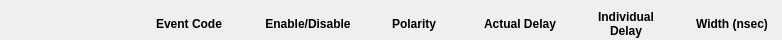
<?xml version="1.0" encoding="UTF-8"?>
<ui version="4.0">
 <class>Form</class>
 <widget class="QWidget" name="Form">
  <property name="geometry">
   <rect>
    <x>0</x>
    <y>0</y>
    <width>782</width>
    <height>40</height>
   </rect>
  </property>
  <property name="sizePolicy">
   <sizepolicy hsizetype="Preferred" vsizetype="Fixed">
    <horstretch>0</horstretch>
    <verstretch>0</verstretch>
   </sizepolicy>
  </property>
  <property name="maximumSize">
   <size>
    <width>16777215</width>
    <height>40</height>
   </size>
  </property>
  <property name="windowTitle">
   <string>Form</string>
  </property>
  <layout class="QHBoxLayout" name="horizontalLayout">
   <property name="leftMargin">
    <number>0</number>
   </property>
   <property name="topMargin">
    <number>0</number>
   </property>
   <property name="rightMargin">
    <number>0</number>
   </property>
   <property name="bottomMargin">
    <number>0</number>
   </property>
   <item>
    <layout class="QGridLayout" name="gridLayout" columnstretch="0,0,0,0,0,0,0">
     <item row="0" column="1">
      <widget class="PyDMLineEdit" name="PyDMLineEdit">
       <property name="enabled">
        <bool>true</bool>
       </property>
       <property name="sizePolicy">
        <sizepolicy hsizetype="MinimumExpanding" vsizetype="Fixed">
         <horstretch>0</horstretch>
         <verstretch>0</verstretch>
        </sizepolicy>
       </property>
       <property name="minimumSize">
        <size>
         <width>100</width>
         <height>0</height>
        </size>
       </property>
       <property name="maximumSize">
        <size>
         <width>16777215</width>
         <height>0</height>
        </size>
       </property>
       <property name="toolTip">
        <string/>
       </property>
       <property name="channel" stdset="0">
        <string>ca://${DEV}:${SYS}_ACCEL_EVCODE</string>
       </property>
      </widget>
     </item>
     <item row="1" column="4">
      <widget class="QLabel" name="label_5">
       <property name="sizePolicy">
        <sizepolicy hsizetype="Minimum" vsizetype="Fixed">
         <horstretch>0</horstretch>
         <verstretch>0</verstretch>
        </sizepolicy>
       </property>
       <property name="minimumSize">
        <size>
         <width>100</width>
         <height>0</height>
        </size>
       </property>
       <property name="font">
        <font>
         <weight>75</weight>
         <bold>true</bold>
        </font>
       </property>
       <property name="text">
        <string>Actual Delay</string>
       </property>
       <property name="textFormat">
        <enum>Qt::PlainText</enum>
       </property>
       <property name="alignment">
        <set>Qt::AlignCenter</set>
       </property>
      </widget>
     </item>
     <item row="0" column="6">
      <widget class="PyDMLabel" name="PyDMLabel_4">
       <property name="enabled">
        <bool>true</bool>
       </property>
       <property name="minimumSize">
        <size>
         <width>100</width>
         <height>0</height>
        </size>
       </property>
       <property name="maximumSize">
        <size>
         <width>16777215</width>
         <height>0</height>
        </size>
       </property>
       <property name="toolTip">
        <string/>
       </property>
       <property name="alignment">
        <set>Qt::AlignCenter</set>
       </property>
       <property name="channel" stdset="0">
        <string>${DEV}:${SYS}_ACCEL_TRGWIDTH</string>
       </property>
      </widget>
     </item>
     <item row="1" column="3">
      <widget class="QLabel" name="label_4">
       <property name="sizePolicy">
        <sizepolicy hsizetype="Minimum" vsizetype="Fixed">
         <horstretch>0</horstretch>
         <verstretch>0</verstretch>
        </sizepolicy>
       </property>
       <property name="minimumSize">
        <size>
         <width>100</width>
         <height>0</height>
        </size>
       </property>
       <property name="font">
        <font>
         <weight>75</weight>
         <bold>true</bold>
        </font>
       </property>
       <property name="text">
        <string>Polarity</string>
       </property>
       <property name="textFormat">
        <enum>Qt::PlainText</enum>
       </property>
       <property name="alignment">
        <set>Qt::AlignCenter</set>
       </property>
      </widget>
     </item>
     <item row="1" column="5">
      <widget class="QLabel" name="label_6">
       <property name="sizePolicy">
        <sizepolicy hsizetype="Minimum" vsizetype="Fixed">
         <horstretch>0</horstretch>
         <verstretch>0</verstretch>
        </sizepolicy>
       </property>
       <property name="minimumSize">
        <size>
         <width>100</width>
         <height>0</height>
        </size>
       </property>
       <property name="font">
        <font>
         <weight>75</weight>
         <bold>true</bold>
        </font>
       </property>
       <property name="text">
        <string>Individual
Delay</string>
       </property>
       <property name="textFormat">
        <enum>Qt::PlainText</enum>
       </property>
       <property name="alignment">
        <set>Qt::AlignCenter</set>
       </property>
      </widget>
     </item>
     <item row="0" column="0">
      <widget class="QLabel" name="label">
       <property name="enabled">
        <bool>true</bool>
       </property>
       <property name="minimumSize">
        <size>
         <width>90</width>
         <height>0</height>
        </size>
       </property>
       <property name="maximumSize">
        <size>
         <width>16777215</width>
         <height>0</height>
        </size>
       </property>
       <property name="text">
        <string>${SYS} ACCL</string>
       </property>
      </widget>
     </item>
     <item row="0" column="2">
      <widget class="PyDMEnumButton" name="PyDMEnumButton">
       <property name="enabled">
        <bool>true</bool>
       </property>
       <property name="sizePolicy">
        <sizepolicy hsizetype="Preferred" vsizetype="Fixed">
         <horstretch>0</horstretch>
         <verstretch>0</verstretch>
        </sizepolicy>
       </property>
       <property name="minimumSize">
        <size>
         <width>0</width>
         <height>0</height>
        </size>
       </property>
       <property name="maximumSize">
        <size>
         <width>16777215</width>
         <height>0</height>
        </size>
       </property>
       <property name="toolTip">
        <string/>
       </property>
       <property name="channel" stdset="0">
        <string>ca://${DEV}:${SYS}_ACCEL_TRGENABLE</string>
       </property>
       <property name="orientation" stdset="0">
        <enum>Qt::Horizontal</enum>
       </property>
       <property name="marginTop" stdset="0">
        <number>0</number>
       </property>
       <property name="marginBottom" stdset="0">
        <number>0</number>
       </property>
       <property name="marginLeft" stdset="0">
        <number>0</number>
       </property>
       <property name="marginRight" stdset="0">
        <number>0</number>
       </property>
       <property name="horizontalSpacing" stdset="0">
        <number>0</number>
       </property>
       <property name="verticalSpacing" stdset="0">
        <number>0</number>
       </property>
      </widget>
     </item>
     <item row="0" column="5">
      <widget class="PyDMLabel" name="PyDMLabel_3">
       <property name="enabled">
        <bool>true</bool>
       </property>
       <property name="sizePolicy">
        <sizepolicy hsizetype="Preferred" vsizetype="Maximum">
         <horstretch>0</horstretch>
         <verstretch>0</verstretch>
        </sizepolicy>
       </property>
       <property name="minimumSize">
        <size>
         <width>100</width>
         <height>0</height>
        </size>
       </property>
       <property name="maximumSize">
        <size>
         <width>16777215</width>
         <height>0</height>
        </size>
       </property>
       <property name="toolTip">
        <string/>
       </property>
       <property name="styleSheet">
        <string notr="true">background-color: red;</string>
       </property>
       <property name="alignment">
        <set>Qt::AlignCenter</set>
       </property>
       <property name="channel" stdset="0">
        <string>ca://${DEV}:${SYS}_DELAY </string>
       </property>
      </widget>
     </item>
     <item row="1" column="6">
      <widget class="QLabel" name="label_8">
       <property name="sizePolicy">
        <sizepolicy hsizetype="Minimum" vsizetype="Fixed">
         <horstretch>0</horstretch>
         <verstretch>0</verstretch>
        </sizepolicy>
       </property>
       <property name="minimumSize">
        <size>
         <width>100</width>
         <height>0</height>
        </size>
       </property>
       <property name="font">
        <font>
         <weight>75</weight>
         <bold>true</bold>
        </font>
       </property>
       <property name="text">
        <string>Width (nsec)</string>
       </property>
       <property name="textFormat">
        <enum>Qt::PlainText</enum>
       </property>
       <property name="alignment">
        <set>Qt::AlignCenter</set>
       </property>
      </widget>
     </item>
     <item row="0" column="4">
      <widget class="PyDMLabel" name="PyDMLabel">
       <property name="enabled">
        <bool>true</bool>
       </property>
       <property name="minimumSize">
        <size>
         <width>100</width>
         <height>0</height>
        </size>
       </property>
       <property name="maximumSize">
        <size>
         <width>16777215</width>
         <height>0</height>
        </size>
       </property>
       <property name="toolTip">
        <string/>
       </property>
       <property name="alignment">
        <set>Qt::AlignCenter</set>
       </property>
       <property name="channel" stdset="0">
        <string>ca://${DEV}:${SYS}_ACCEL_TRGDELAY </string>
       </property>
      </widget>
     </item>
     <item row="1" column="1">
      <widget class="QLabel" name="label_3">
       <property name="sizePolicy">
        <sizepolicy hsizetype="Minimum" vsizetype="Fixed">
         <horstretch>0</horstretch>
         <verstretch>0</verstretch>
        </sizepolicy>
       </property>
       <property name="minimumSize">
        <size>
         <width>100</width>
         <height>0</height>
        </size>
       </property>
       <property name="font">
        <font>
         <weight>75</weight>
         <bold>true</bold>
        </font>
       </property>
       <property name="styleSheet">
        <string notr="true">qproperty-visible: false;</string>
       </property>
       <property name="text">
        <string>Event Code</string>
       </property>
       <property name="textFormat">
        <enum>Qt::PlainText</enum>
       </property>
       <property name="alignment">
        <set>Qt::AlignCenter</set>
       </property>
      </widget>
     </item>
     <item row="1" column="2">
      <widget class="QLabel" name="label_7">
       <property name="sizePolicy">
        <sizepolicy hsizetype="Minimum" vsizetype="Fixed">
         <horstretch>0</horstretch>
         <verstretch>0</verstretch>
        </sizepolicy>
       </property>
       <property name="minimumSize">
        <size>
         <width>100</width>
         <height>0</height>
        </size>
       </property>
       <property name="font">
        <font>
         <weight>75</weight>
         <bold>true</bold>
        </font>
       </property>
       <property name="text">
        <string>Enable/Disable</string>
       </property>
       <property name="textFormat">
        <enum>Qt::PlainText</enum>
       </property>
       <property name="alignment">
        <set>Qt::AlignCenter</set>
       </property>
      </widget>
     </item>
     <item row="0" column="3">
      <widget class="PyDMEnumButton" name="PyDMEnumButton_3">
       <property name="enabled">
        <bool>true</bool>
       </property>
       <property name="sizePolicy">
        <sizepolicy hsizetype="Preferred" vsizetype="Maximum">
         <horstretch>0</horstretch>
         <verstretch>0</verstretch>
        </sizepolicy>
       </property>
       <property name="minimumSize">
        <size>
         <width>0</width>
         <height>0</height>
        </size>
       </property>
       <property name="maximumSize">
        <size>
         <width>16777215</width>
         <height>0</height>
        </size>
       </property>
       <property name="toolTip">
        <string/>
       </property>
       <property name="channel" stdset="0">
        <string>${DEV}:${SYS}_ACCEL_TRGPOLARITY </string>
       </property>
       <property name="orientation" stdset="0">
        <enum>Qt::Horizontal</enum>
       </property>
       <property name="marginTop" stdset="0">
        <number>0</number>
       </property>
       <property name="marginBottom" stdset="0">
        <number>0</number>
       </property>
       <property name="marginLeft" stdset="0">
        <number>0</number>
       </property>
       <property name="marginRight" stdset="0">
        <number>0</number>
       </property>
       <property name="horizontalSpacing" stdset="0">
        <number>0</number>
       </property>
       <property name="verticalSpacing" stdset="0">
        <number>0</number>
       </property>
      </widget>
     </item>
     <item row="1" column="0">
      <widget class="QLabel" name="label_9">
       <property name="sizePolicy">
        <sizepolicy hsizetype="Minimum" vsizetype="Fixed">
         <horstretch>0</horstretch>
         <verstretch>0</verstretch>
        </sizepolicy>
       </property>
       <property name="minimumSize">
        <size>
         <width>120</width>
         <height>0</height>
        </size>
       </property>
       <property name="font">
        <font>
         <weight>75</weight>
         <bold>true</bold>
        </font>
       </property>
       <property name="styleSheet">
        <string notr="true">qproperty-visible: false;</string>
       </property>
       <property name="text">
        <string/>
       </property>
       <property name="textFormat">
        <enum>Qt::PlainText</enum>
       </property>
       <property name="alignment">
        <set>Qt::AlignCenter</set>
       </property>
      </widget>
     </item>
    </layout>
   </item>
  </layout>
 </widget>
 <customwidgets>
  <customwidget>
   <class>PyDMLabel</class>
   <extends>QLabel</extends>
   <header>pydm.widgets.label</header>
  </customwidget>
  <customwidget>
   <class>PyDMEnumButton</class>
   <extends>QWidget</extends>
   <header>pydm.widgets.enum_button</header>
  </customwidget>
  <customwidget>
   <class>PyDMLineEdit</class>
   <extends>QLineEdit</extends>
   <header>pydm.widgets.line_edit</header>
  </customwidget>
 </customwidgets>
 <resources/>
 <connections/>
</ui>
